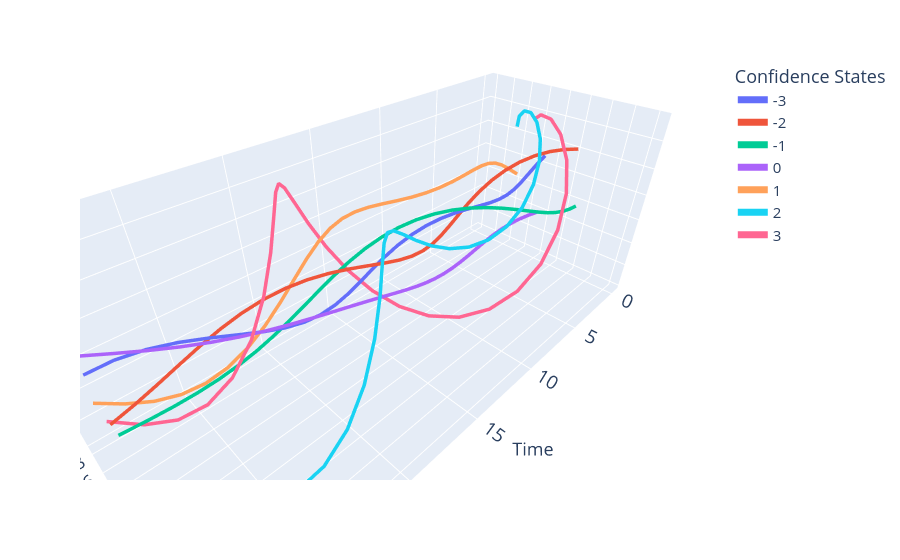

The cell this chart's notebook holds for it:
### Code cell
import plotly.express as px
pio.renderers.default = "vscode" #"browser"
fig = px.line_3d(df_quantum_3d.query("prior == 'Uniform' and time < 30").rename(columns={"time":"Time", "real":"Real", "imag":"Imaginary"}), x="Time", y="Real", z="Imaginary", color="states",
labels = {"real":"Real", "imag": "Imaginary"}
)
fig.update_layout(legend_title = "Confidence States", 
    scene=dict(aspectratio = dict( x=2.5, y=1, z=1 ),
    aspectmode = 'manual'),
    autosize=True
    )
fig.update_traces(line=dict(
        width=7
    ))
fig.update_layout(font=dict(
        
        size=15,  # Set the font size here
    ))
fig.show()

### Figure 1 — Plotly figure (JSON) as saved in the notebook; plotly's stock layout.template omitted (floating-point values rounded to 4 significant figures)
{"data": [{"hovertemplate": "states=-3<br>Time=%{x}<br>Real=%{y}<br>Imaginary=%{z}<extra></extra>", "legendgroup": "-3", "line": {"color": "#636efa", "dash": "solid", "width": 7}, "marker": {"symbol": "circle"}, "mode": "lines", "name": "-3", "scene": "scene", "showlegend": true, "type": "scatter3d", "x": [0, 1, 2, 3, 4, 5, 6, 7, 8, 9, 10, 11, 12, 13, 14, 15, 16, 17, 18, 19, 20, 21, 22, 23, 24, 25, 26, 27, 28, 29], "y": [-0.0701, -0.06977, -0.05683, -0.03571, -0.01158, 0.01049, 0.02618, 0.03263, 0.02871, 0.01524, -0.005263, -0.02899, -0.05146, -0.06825, -0.07569, -0.07152, -0.05526, -0.02837, 0.005876, 0.04283, 0.07708, 0.1032, 0.1165, 0.1139, 0.09407, 0.05812, 0.009277, -0.04738, -0.1055, -0.1583], "z": [0.09876, 0.05591, 0.02134, -0.001696, -0.01189, -0.009935, 0.001631, 0.01893, 0.03739, 0.05245, 0.0603, 0.05849, 0.04629, 0.02486, -0.002964, -0.03304, -0.06055, -0.08075, -0.08967, -0.08482, -0.06556, -0.03334, 0.008395, 0.05464, 0.09941, 0.1365, 0.1604, 0.1668, 0.1536, 0.1208]}, {"hovertemplate": "states=-2<br>Time=%{x}<br>Real=%{y}<br>Imaginary=%{z}<extra></extra>", "legendgroup": "-2", "line": {"color": "#EF553B", "dash": "solid", "width": 7}, "marker": {"symbol": "circle"}, "mode": "lines", "name": "-2", "scene": "scene", "showlegend": true, "type": "scatter3d", "x": [0, 1, 2, 3, 4, 5, 6, 7, 8, 9, 10, 11, 12, 13, 14, 15, 16, 17, 18, 19, 20, 21, 22, 23, 24, 25, 26, 27, 28, 29], "y": [0.2445, 0.1847, 0.1214, 0.05948, 0.003657, -0.04164, -0.07308, -0.08878, -0.08861, -0.07419, -0.04873, -0.0166, 0.01717, 0.04754, 0.07011, 0.0816, 0.08026, 0.06608, 0.04072, 0.007254, -0.03027, -0.06738, -0.09977, -0.1238, -0.1372, -0.1388, -0.1292, -0.1102, -0.0845, -0.05557], "z": [0.2248, 0.2405, 0.2426, 0.23, 0.2034, 0.1651, 0.119, 0.06969, 0.02239, -0.01801, -0.04744, -0.06322, -0.06435, -0.05165, -0.02763, 0.003856, 0.03811, 0.07021, 0.09564, 0.1109, 0.1138, 0.1039, 0.08239, 0.05181, 0.0158, -0.02152, -0.05613, -0.08468, -0.1049, -0.1159]}, {"hovertemplate": "states=-1<br>Time=%{x}<br>Real=%{y}<br>Imaginary=%{z}<extra></extra>", "legendgroup": "-1", "line": {"color": "#00cc96", "dash": "solid", "width": 7}, "marker": {"symbol": "circle"}, "mode": "lines", "name": "-1", "scene": "scene", "showlegend": true, "type": "scatter3d", "x": [0, 1, 2, 3, 4, 5, 6, 7, 8, 9, 10, 11, 12, 13, 14, 15, 16, 17, 18, 19, 20, 21, 22, 23, 24, 25, 26, 27, 28, 29], "y": [0.3413, 0.3473, 0.352, 0.3532, 0.3483, 0.3355, 0.3134, 0.2814, 0.2402, 0.1913, 0.137, 0.08049, 0.02511, -0.02572, -0.06895, -0.1022, -0.1241, -0.134, -0.1326, -0.1213, -0.1022, -0.07765, -0.05019, -0.02202, 0.005133, 0.03023, 0.05293, 0.07356, 0.09293, 0.1122], "z": [-0.2155, -0.1975, -0.1704, -0.1352, -0.09356, -0.04793, -0.001053, 0.04407, 0.08446, 0.1174, 0.1408, 0.1531, 0.1538, 0.1431, 0.1222, 0.09297, 0.05778, 0.01943, -0.01928, -0.0557, -0.08754, -0.113, -0.1311, -0.1411, -0.1431, -0.1376, -0.1253, -0.1074, -0.08471, -0.05836]}, {"hovertemplate": "states=0<br>Time=%{x}<br>Real=%{y}<br>Imaginary=%{z}<extra></extra>", "legendgroup": "0", "line": {"color": "#ab63fa", "dash": "solid", "width": 7}, "marker": {"symbol": "circle"}, "mode": "lines", "name": "0", "scene": "scene", "showlegend": true, "type": "scatter3d", "x": [0, 1, 2, 3, 4, 5, 6, 7, 8, 9, 10, 11, 12, 13, 14, 15, 16, 17, 18, 19, 20, 21, 22, 23, 24, 25, 26, 27, 28, 29], "y": [-0.03426, -0.06381, -0.08366, -0.09408, -0.09589, -0.09029, -0.0786, -0.06215, -0.04209, -0.01934, 0.005438, 0.03174, 0.05918, 0.08729, 0.1155, 0.1428, 0.1681, 0.1899, 0.2064, 0.2161, 0.2173, 0.2088, 0.1901, 0.1614, 0.1236, 0.07874, 0.02943, -0.02106, -0.06914, -0.1112], "z": [-0.3816, -0.3806, -0.3796, -0.38, -0.3824, -0.3863, -0.3904, -0.393, -0.392, -0.3853, -0.3713, -0.349, -0.3183, -0.2801, -0.2359, -0.1881, -0.1392, -0.09191, -0.04848, -0.01051, 0.02126, 0.04705, 0.06801, 0.08605, 0.1035, 0.1229, 0.1464, 0.1756, 0.2112, 0.2529]}, {"hovertemplate": "states=1<br>Time=%{x}<br>Real=%{y}<br>Imaginary=%{z}<extra></extra>", "legendgroup": "1", "line": {"color": "#FFA15A", "dash": "solid", "width": 7}, "marker": {"symbol": "circle"}, "mode": "lines", "name": "1", "scene": "scene", "showlegend": true, "type": "scatter3d", "x": [0, 1, 2, 3, 4, 5, 6, 7, 8, 9, 10, 11, 12, 13, 14, 15, 16, 17, 18, 19, 20, 21, 22, 23, 24, 25, 26, 27, 28, 29], "y": [-0.3461, -0.3605, -0.3562, -0.3391, -0.3157, -0.2928, -0.2763, -0.27, -0.2757, -0.2926, -0.3176, -0.3458, -0.3717, -0.3897, -0.3953, -0.3858, -0.3609, -0.3229, -0.2764, -0.2278, -0.1844, -0.1535, -0.1412, -0.1514, -0.1855, -0.2415, -0.3146, -0.3974, -0.4808, -0.5551], "z": [-0.1277, -0.04956, 0.02004, 0.07575, 0.1147, 0.1367, 0.1438, 0.1402, 0.1309, 0.1211, 0.1153, 0.1162, 0.1248, 0.1395, 0.157, 0.1725, 0.1803, 0.1753, 0.1533, 0.1123, 0.05263, -0.02241, -0.1072, -0.1939, -0.2739, -0.3384, -0.3795, -0.3916, -0.3719, -0.3209]}, {"hovertemplate": "states=2<br>Time=%{x}<br>Real=%{y}<br>Imaginary=%{z}<extra></extra>", "legendgroup": "2", "line": {"color": "#19d3f3", "dash": "solid", "width": 7}, "marker": {"symbol": "circle"}, "mode": "lines", "name": "2", "scene": "scene", "showlegend": true, "type": "scatter3d", "x": [0, 1, 2, 3, 4, 5, 6, 7, 8, 9, 10, 11, 12, 13, 14, 15, 16, 17, 18, 19, 20, 21, 22, 23, 24, 25, 26, 27, 28, 29], "y": [-0.4213, -0.3254, -0.1936, -0.0427, 0.1087, 0.2429, 0.345, 0.4055, 0.4215, 0.3964, 0.3399, 0.2663, 0.1922, 0.1341, 0.106, 0.1172, 0.1707, 0.2628, 0.3835, 0.5179, 0.6479, 0.755, 0.8227, 0.839, 0.7983, 0.702, 0.5584, 0.3825, 0.1929, 0.01049], "z": [0.2581, 0.3874, 0.4772, 0.5187, 0.5098, 0.455, 0.3654, 0.2561, 0.1447, 0.04822, -0.01905, -0.04773, -0.03473, 0.01639, 0.09587, 0.1892, 0.2793, 0.3487, 0.3827, 0.3708, 0.309, 0.2002, 0.05414, -0.1141, -0.2856, -0.4405, -0.5605, -0.6311, -0.644, -0.5982]}, {"hovertemplate": "states=3<br>Time=%{x}<br>Real=%{y}<br>Imaginary=%{z}<extra></extra>", "legendgroup": "3", "line": {"color": "#FF6692", "dash": "solid", "width": 7}, "marker": {"symbol": "circle"}, "mode": "lines", "name": "3", "scene": "scene", "showlegend": true, "type": "scatter3d", "x": [0, 1, 2, 3, 4, 5, 6, 7, 8, 9, 10, 11, 12, 13, 14, 15, 16, 17, 18, 19, 20, 21, 22, 23, 24, 25, 26, 27, 28, 29], "y": [-0.256, -0.1044, 0.07704, 0.2639, 0.4301, 0.5514, 0.609, 0.5921, 0.4992, 0.3388, 0.1282, -0.1087, -0.3446, -0.5523, -0.7081, -0.7953, -0.8057, -0.7413, -0.6133, -0.4408, -0.248, -0.06087, 0.09661, 0.2054, 0.2539, 0.2398, 0.1696, 0.05827, -0.07384, -0.2035], "z": [0.3457, 0.4385, 0.4693, 0.4298, 0.3215, 0.1551, -0.05043, -0.2704, -0.4777, -0.6461, -0.7542, -0.7878, -0.7423, -0.6228, -0.4439, -0.2274, 0.0006647, 0.2131, 0.3855, 0.4994, 0.5445, 0.52, 0.4344, 0.3041, 0.1513, 0.0002825, -0.1257, -0.208, -0.2347, -0.2027]}], "layout": {"autosize": true, "font": {"size": 15}, "legend": {"title": {"text": "Confidence States"}, "tracegroupgap": 0}, "margin": {"t": 60}, "scene": {"aspectmode": "manual", "aspectratio": {"x": 2.5, "y": 1, "z": 1}, "domain": {"x": [0, 1], "y": [0, 1]}, "xaxis": {"title": {"text": "Time"}}, "yaxis": {"title": {"text": "Real"}}, "zaxis": {"title": {"text": "Imaginary"}}}}}
